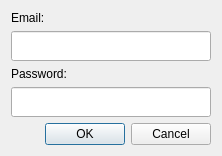
<?xml version="1.0" encoding="UTF-8"?>
<ui version="4.0">
 <class>DlgSettingsLogin</class>
 <widget class="QDialog" name="DlgSettingsLogin">
  <property name="geometry">
   <rect>
    <x>0</x>
    <y>0</y>
    <width>218</width>
    <height>153</height>
   </rect>
  </property>
  <property name="sizePolicy">
   <sizepolicy hsizetype="Fixed" vsizetype="Fixed">
    <horstretch>0</horstretch>
    <verstretch>0</verstretch>
   </sizepolicy>
  </property>
  <property name="windowTitle">
   <string>Login to MISLAND</string>
  </property>
  <layout class="QVBoxLayout" name="verticalLayout">
   <item>
    <widget class="QLabel" name="label_2">
     <property name="sizePolicy">
      <sizepolicy hsizetype="Preferred" vsizetype="Minimum">
       <horstretch>0</horstretch>
       <verstretch>0</verstretch>
      </sizepolicy>
     </property>
     <property name="font">
      <font>
       <weight>50</weight>
       <bold>false</bold>
      </font>
     </property>
     <property name="text">
      <string>Email:</string>
     </property>
    </widget>
   </item>
   <item>
    <widget class="QLineEdit" name="email">
     <property name="sizePolicy">
      <sizepolicy hsizetype="Expanding" vsizetype="Minimum">
       <horstretch>0</horstretch>
       <verstretch>0</verstretch>
      </sizepolicy>
     </property>
     <property name="minimumSize">
      <size>
       <width>200</width>
       <height>30</height>
      </size>
     </property>
     <property name="inputMethodHints">
      <set>Qt::ImhEmailCharactersOnly</set>
     </property>
    </widget>
   </item>
   <item>
    <widget class="QLabel" name="label">
     <property name="sizePolicy">
      <sizepolicy hsizetype="Preferred" vsizetype="Minimum">
       <horstretch>0</horstretch>
       <verstretch>0</verstretch>
      </sizepolicy>
     </property>
     <property name="font">
      <font>
       <weight>50</weight>
       <bold>false</bold>
      </font>
     </property>
     <property name="text">
      <string>Password:</string>
     </property>
    </widget>
   </item>
   <item>
    <widget class="QLineEdit" name="password">
     <property name="sizePolicy">
      <sizepolicy hsizetype="Expanding" vsizetype="Minimum">
       <horstretch>0</horstretch>
       <verstretch>0</verstretch>
      </sizepolicy>
     </property>
     <property name="minimumSize">
      <size>
       <width>200</width>
       <height>30</height>
      </size>
     </property>
     <property name="echoMode">
      <enum>QLineEdit::Password</enum>
     </property>
    </widget>
   </item>
   <item>
    <widget class="QDialogButtonBox" name="buttonBox">
     <property name="orientation">
      <enum>Qt::Horizontal</enum>
     </property>
     <property name="standardButtons">
      <set>QDialogButtonBox::Cancel|QDialogButtonBox::Ok</set>
     </property>
    </widget>
   </item>
  </layout>
 </widget>
 <resources/>
 <connections/>
</ui>
